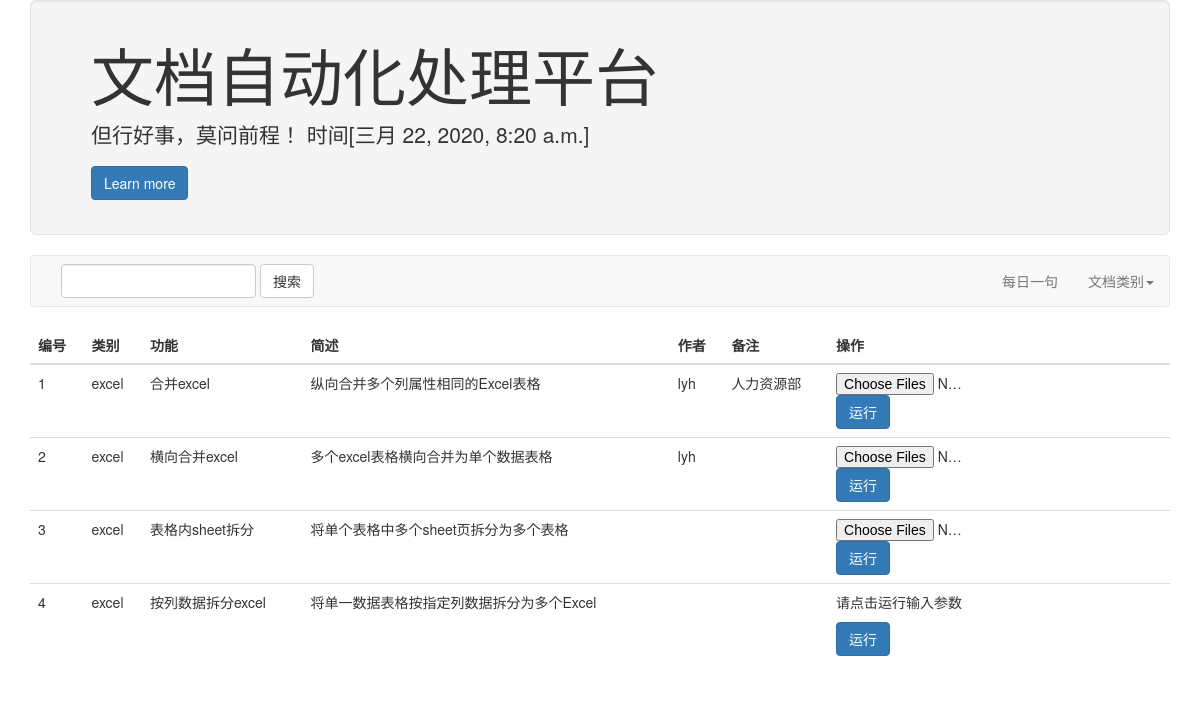
The page / on the database its author committed.
### autoexcel/models.py (models this page shows, shortened)
class automodel(models.Model):
    auto_type = models.CharField(max_length = 20)#表格操作类别excel word
    func = models.CharField(max_length = 50)#功能
    desc = models.TextField()#功能简述
    auther = models.CharField(max_length= 20)#作者
    remarks = models.CharField(max_length = 30)#备注

### autoexcel/views.py (the view)
# urls.py: path('', views.newhomepage),
def newhomepage(request):
    posts = automodel.objects.all()
    now = datetime.now()
    return render(request, "newindex.html", locals())

### templates/newindex.html (shortened to what this page needs)
{% load static %}
<!DOCTYPE html>
<html>
<head>
   <link rel="stylesheet" href="/static/bootstrap/css/bootstrap.m.css">
</head>
<body>
<div class="container">
	<div class="row clearfix">
		<div class="col-md-12 column">
			<div class="jumbotron well">
				<h1>
					文档自动化处理平台
				</h1>
				<p>
					但行好事，莫问前程！         时间[{{ now }}]
				</p>
				<p>
					 <a class="btn btn-primary btn-large" href="#">Learn more</a>
				</p>
			</div>
			<nav class="navbar navbar-default" role="navigation">
				<div class="collapse navbar-collapse" id="bs-example-navbar-collapse-1">
					<form class="navbar-form navbar-left" role="search">
						<div class="form-group">
							<input type="text" class="form-control" />
						</div> <button type="submit" class="btn btn-default">搜索</button>
					</form>
					<ul class="nav navbar-nav navbar-right">
						<li>
							 <a href="#">每日一句</a>
						</li>
						<li class="dropdown">
							 <a href="#" class="dropdown-toggle" data-toggle="dropdown">文档类别<strong class="caret"></strong></a>
						</li>
					</ul>
				</div>
			</nav>
			<table class="table">
				<thead>
					<tr>
						<th>
							编号
						</th>
						<th>
							类别
						</th>
						<th>
							功能
						</th>
						<th>
							简述
						</th>
                        <th>
							作者
						</th>
                        <th>
							备注
						</th>
                        <th>
							操作
						</th>
					</tr>
				</thead>
				<tbody>
                     {% for post in posts %}
					<tr>
						<td>
							{{post.pk}}
						</td>
                        <td>
							{{post.auto_type}}
						</td>
						<td>
							{{post.func}}
						</td>
						<td>
							{{post.desc}}
						</td>
						<td>
							{{post.auther}}
						</td>
                        <td>
							{{post.remarks}}
						</td>
                        <td>
                            {% if post.pk == 4 %}
                                <div class="page-container">
                                         <form action='/paForSplit/' method="post" enctype="multipart/form-data">
                                             <p>请点击运行输入参数</p>
                                             <button class="btn btn-primary size-MINI radius" type="submit">运行</button>
                                         </form>
                                </div>
                            {% else %}
                                <div class="page-container">
                                         <form action='/uploadtable/{{post.pk}}/' method="post" enctype="multipart/form-data">
                                        <input type="file" style="width:40%" name="file" multiple="">
                                             <button class="btn btn-primary size-MINI radius" type="submit">运行</button>
                                         </form>
                                </div>
                            {% endif %}
						</td>
                    </tr>
                    {% endfor %}
				</tbody>
			</table>
		</div>
	</div>
</div>
</body>
</html>

### rows shown on the page
automodel: pk "1", auto_type "excel", func "合并excel", desc "纵向合并多个列属性相同的Excel表格", auther "lyh", remarks "人力资源部"
automodel: pk "2", auto_type "excel", func "横向合并excel", desc "多个excel表格横向合并为单个数据表格", auther "lyh"
automodel: pk "3", auto_type "excel", func "表格内sheet拆分", desc "将单个表格中多个sheet页拆分为多个表格"
automodel: pk "4", auto_type "excel", func "按列数据拆分excel", desc "将单一数据表格按指定列数据拆分为多个Excel", shows "请点击运行输入参数"
